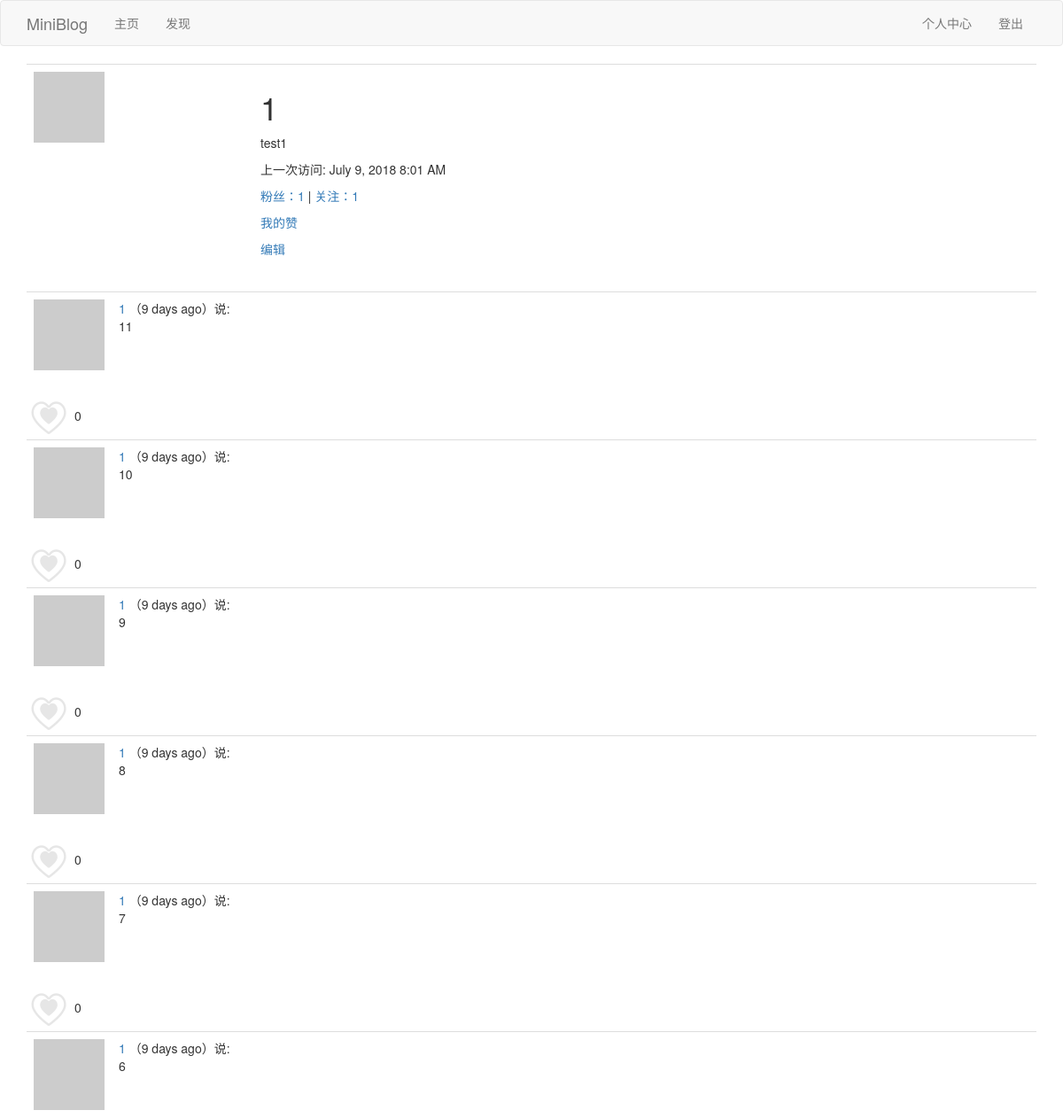
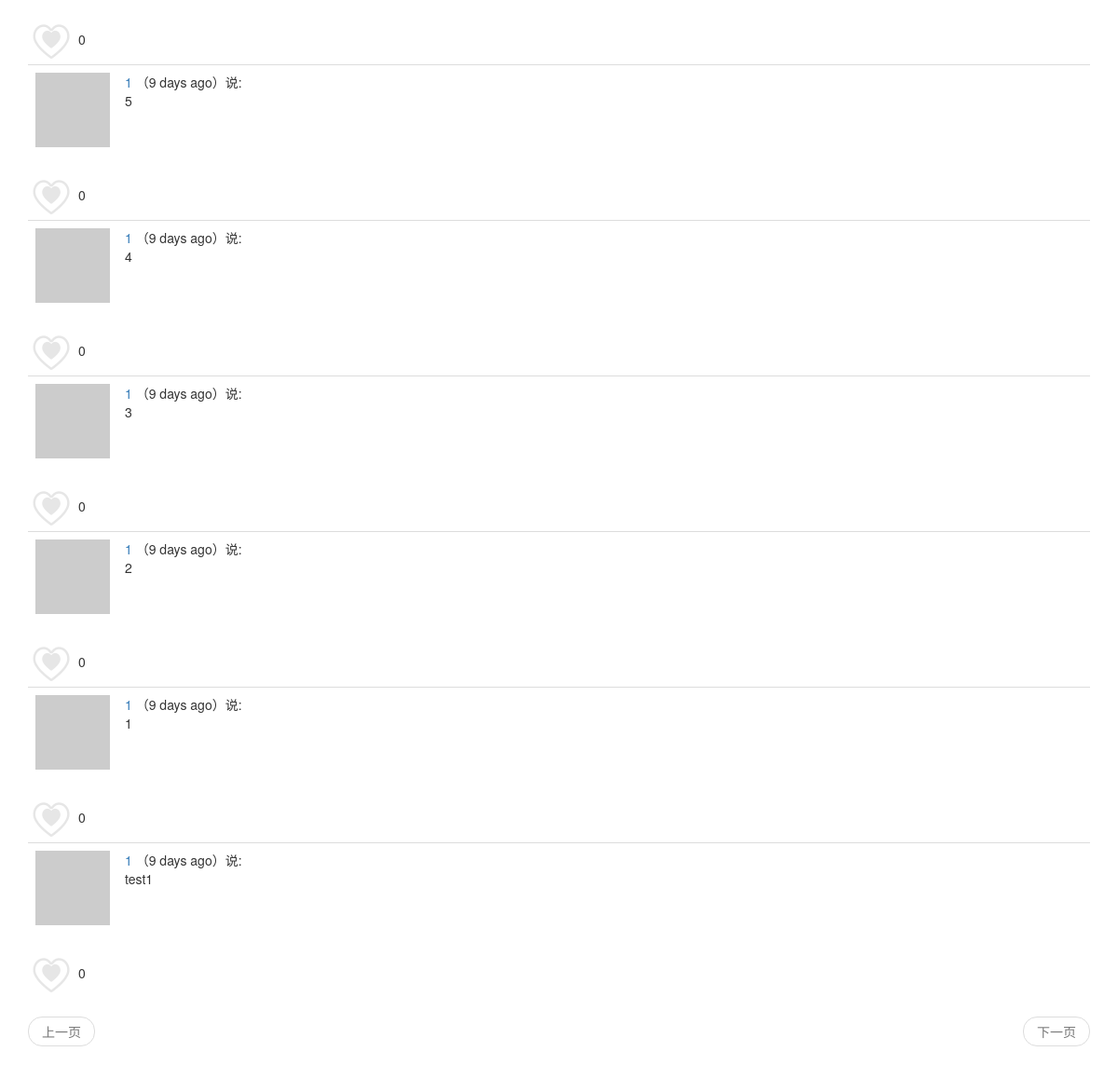
/user/1 (signed in), run on the app's committed database (2 pictures, top to bottom).
### app/models.py (models this page shows, shortened)
class User(UserMixin,db.Model):
	__tablename__ = 'user'
	id = db.Column(db.Integer,primary_key=True)
	username = db.Column(db.String(64),index=True,unique=True)
	email = db.Column(db.String(64),index=True,unique=True)
	password_hash = db.Column(db.String(128))
	posts = db.relationship('Post',backref='author',lazy='dynamic')
	about_me = db.Column(db.String(140))
	last_seen = db.Column(db.DateTime,default=datetime.utcnow)
	def __repr__(self):
		return '<User {}'.format(self.username)
	__str__ = __repr__
	def avatar(self,size):
		digest = md5(self.email.lower().encode('utf-8')).hexdigest()
		return r'https://www.gravatar.com/avatar/{}?d=identicon&s={}'.format(digest,size)
	thumbed = db.relationship('Post',secondary=thumb_ups,
		backref=db.backref('thumbers',lazy='dynamic'),lazy='dynamic'
		)
	def is_thumbing(self,post):
		for u in post.thumbers.all():
			if int(self.id) == int(u.id):
			 	return True
			else:
				return False
	followed = db.relationship('User',secondary=followers,
		primaryjoin=(followers.c.follower_id == id),
		secondaryjoin=(followers.c.followed_id == id),
		backref=db.backref('followers',lazy='dynamic'),lazy='dynamic'
		)

class Post(db.Model):
	__tablename__ = 'post'
	id = db.Column(db.Integer, primary_key=True)
	body = db.Column(db.String(140))
	timestamp = db.Column(db.DateTime, index=True, default=datetime.utcnow)
	user_id = db.Column(db.Integer, db.ForeignKey('user.id'))
	language = db.Column(db.String(5))

### app/main/views.py (the view)
@bp.route('/user/<username>')
@login_required
def user(username):
	user = User.query.filter_by(username=username).first_or_404()
	page = request.args.get('page',1,type=int)
	posts = user.posts.order_by(Post.timestamp.desc()).paginate(
		page,current_app.config['POSTS_PER_PAGE'],False)
	next_url = url_for('main.user',username=username,page=posts.next_num) if posts.has_next else None
	prev_url = url_for('main.user',username=username,page=posts.prev_num) if posts.has_prev else None
	return render_template('user.html',user=user,posts=posts.items,next_url=next_url, prev_url=prev_url)

### app/main/views.py (called while the page is built)
@bp.before_app_request
def before_request():
	if current_user.is_authenticated:
		current_user.last_seen = datetime.utcnow()
		db.session.commit()
	g.locale = str(get_locale())

### app/models.py (called while the page is built)
@login.user_loader
def load_user(id):
	return User.query.get(int(id))

### app/main/templates/user.html (shortened to what this page needs)
{% extends "base.html" %}
{% block app_content %}
	<table class="table table-hover">
        <tr>
            <td width="256px"><img src="{{ user.avatar(256) }}"></td>
            <td>
            	<h1>{{ user.username }}</h1>
            	{% if user.about_me %}<p>{{ user.about_me }}</p>{% endif %}
                {% if user.last_seen %}<p>{{_("上一次访问")}}: {{ moment(user.last_seen).format('LLL') }}</p>{% endif %}
                <p>
                    <a id="follower_num" href="{{ url_for('main.follower_list',username=user.username) }}">{{_("粉丝")}}：{{ user.followers.count() }}</a>
                    |
                    <a id="followed_num" href="{{ url_for('main.followed_list',username=user.username) }}">{{_("关注")}}：{{ user.followed.count() }} </a>
                </p>
                <p><a href="{{ url_for('main.thumbup_list',username=user.username) }}">{{_("我的赞")}}</a></p>
                {% if user == current_user %}
                    <p><a href="{{ url_for('main.edit_profile') }}">{{_("编辑")}}</a></p>
                {% elif current_user.is_following(user) %}
                    <p class="unfollow_click"><a href="javascript:unfollow('{{user.username}}');">{{_("取消关注")}}</a></p>
                    <p class="follow_click" style="display: none;"><a href="javascript:follow('{{user.username}}');">{{_("点击关注")}}</a></p>
                {% else %}
                    <p class="follow_click"><a href="javascript:follow('{{user.username}}');">{{_("点击关注")}}</a></p>
                    <p class="unfollow_click" style="display: none;"><a href="javascript:unfollow('{{user.username}}');">{{_("取消关注")}}</a></p>
                {% endif %}
            </td>
        </tr>
    </table>
    {% if posts %}
    	{% for post in posts %}
    		{% include "_post.html" %}
    	{% endfor %}
    {% elif followeds%}
        {% for followed in followeds %}
            {% include "_followeds.html" %}
        {% endfor %}
    {% else %}
        {% for follower in followers %}
            {% include "_followers.html" %}
        {% endfor %}
    {% endif %}
    {% include "_pagination.html" %}
{% endblock %}

### app/main/templates/_post.html (shortened to what this page needs)
<table class="table table-hover">
    <tr>
        <td width="70px">
            <a href="{{ url_for('main.user', username=post.author.username) }}">
                <img src="{{ post.author.avatar(70) }}" />
            </a>
        </td>
        <td>
            <a href="{{ url_for('main.user', username=post.author.username) }}">
                {{ post.author.username }}
            </a>
            （{{ moment(post.timestamp).fromNow() }}）{{_('说')}}:
            <br>
            <span id="post{{post.id}}">{{ post.body }}</span>
        </td>
    </tr>
</table>
{% if current_user.is_thumbing(post) %}
<div id="before_zan{{post.id}}" style="display: none;"><a href="javascript:before_zan('{{post.id}}');"><img style="width: 50px;" src="{{url_for('static',filename='before_zan.png')}}" /></a>
    <span>{{ post.thumbers.count() }}</span>
</div>
<div id="after_zan{{post.id}}" ><a href="javascript:after_zan('{{post.id}}');"><img style="width: 50px" src="{{url_for('static',filename='after_zan.png')}}" /></a>
    <span>{{ post.thumbers.count() }}</span>
</div>
{% else %}
<div id="before_zan{{post.id}}"><a href="javascript:before_zan('{{post.id}}');"><img style="width: 50px;" src="{{url_for('static',filename='before_zan.png')}}" /></a>
    <span>{{ post.thumbers.count() }}</span>
</div>
{% endif %}

### data on the page
User: username "1", about_me "test1", last_seen "July 9, 2018 8:01 AM"
Post: author.username "1", timestamp "9 days ago", body "11", thumbers.count "0"
Post: author.username "1", timestamp "9 days ago", body "10", thumbers.count "0"
Post: author.username "1", timestamp "9 days ago", body "9", thumbers.count "0"
Post: author.username "1", timestamp "9 days ago", body "8", thumbers.count "0"
Post: author.username "1", timestamp "9 days ago", body "7", thumbers.count "0"
Post: author.username "1", timestamp "9 days ago", body "6", thumbers.count "0"
Post: author.username "1", timestamp "9 days ago", body "5", thumbers.count "0"
Post: author.username "1", timestamp "9 days ago", body "4", thumbers.count "0"
Post: author.username "1", timestamp "9 days ago", body "3", thumbers.count "0"
Post: author.username "1", timestamp "9 days ago", body "2", thumbers.count "0"
Post: author.username "1", timestamp "9 days ago", body "1", thumbers.count "0"
Post: author.username "1", timestamp "9 days ago", body "test1", thumbers.count "0"

### other printed values
{{ user.followers.count() }} "1"
{{ user.followed.count() }} "1"
